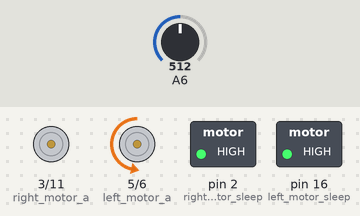
The sketch below on a simulated Arduino Nano, built with avr-gcc and run on an emulated ATmega328P. On the bench: motor-driver pin pairs drawn as motors (green arrow = first pin HIGH = forward, orange = second pin HIGH = backward, longer = more drive), switched loads named in the sketch (green lamp = pin HIGH). Inputs (shaded band) come from the test bench; at power-on: A6 = 512. What the sketch prints to the serial monitor is not drawn.

Above: at 1.2 s.
1.3 s: A6 set to 483
At 2.7 s:
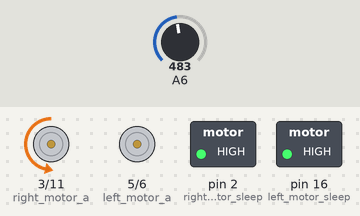
Timing chart, 0 to 4.3 s (numbered marks = the images above; inputs shaded):
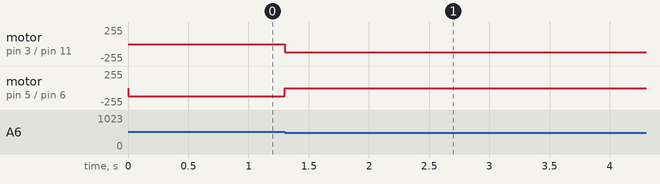

Measured:
- the behaviour switches between 501 and 500 on A6 (found by bisection; images 0 and 1)
- after the input at 1.3 s, motor on pin 3 (right_motor_a) / pin 11 (right_motor_b): stopped → backward 125/255 at once; motor on pin 5 (left_motor_a) / pin 6 (left_motor_b): backward 125/255 → stopped at once

The sketch:

linefollowerV1.ino
```cpp
//each motor is controled by two pins,(plus an enable pin) and depening on what combination of values
//you set the pins to you can get it to move in the desired direction
#define left_motor_sleep 16
#define left_motor_a 5
#define left_motor_b 6
#define left_motor_weight 1 //the final value sent to the motor will be multipled by this. set it between 0 and 1


#define right_motor_sleep 2
#define right_motor_a 3
#define right_motor_b 11
#define right_motor_weight 1 //the final value sent to the motor will be multipled by this. set it between 0 and 1


void setup() {
  // put your setup code here, to run once:
  Serial.begin(9600);
  Serial.println("Initializing");
  pinMode(left_motor_sleep, OUTPUT);
  pinMode(left_motor_a, OUTPUT);
  pinMode(left_motor_b, OUTPUT);
  pinMode(right_motor_sleep, OUTPUT);
  pinMode(right_motor_a, OUTPUT);
  pinMode(right_motor_b, OUTPUT);
  pinMode(A7, INPUT);

  //turn on the motor drivers
  digitalWrite(left_motor_sleep, HIGH);
  digitalWrite(right_motor_sleep, HIGH);


}

void loop() {
  // put your main code here, to run repeatedly:
  if((analogRead(6))>500)
  {
    drive(5,0);
  }
  else
  {
    drive(0,5);
  }


}


void drive(int left_track_speed,int right_track_speed)
{
  //drive Forwards by setting a=1 and b=0. to get different speeds, we PWM one of the pins.
  //The parameters passed in have a value from -10 to 10, of which negitive speeds will drive backwards.
  //Motors will contuniously spin untill either the applyBrake() or coast() functions are called.

  //code for left motor:
  if(left_track_speed>0)
  {
  digitalWrite(left_motor_a, LOW);
  analogWrite(left_motor_b, (left_track_speed*25*left_motor_weight));
  }
  else
  {
    analogWrite(left_motor_a, (left_track_speed*(-25)*left_motor_weight));
    digitalWrite(left_motor_b, LOW);
  }

  //code for right motor:
  if(right_track_speed>0)
  {
  digitalWrite(right_motor_a, LOW);
  analogWrite(right_motor_b, (right_track_speed*25*right_motor_weight));
  }
  else
  {
    analogWrite(right_motor_a, (right_track_speed*(-25)*right_motor_weight));
    digitalWrite(right_motor_b, LOW);
  }

}


void applyBrake()
{
  //sets both bits high, which electricaly connects the motor to itself so that
  //when a rotational force is applied, the motor creates an opposing force acting as brakes
  digitalWrite(left_motor_a, HIGH);
  digitalWrite(left_motor_b, HIGH);
  digitalWrite(right_motor_a, HIGH);
  digitalWrite(right_motor_b, HIGH);
}

void coast()
{
  //sets both pins low, leaving the motor to stop spinning on its own
  digitalWrite(right_motor_a, LOW);
  digitalWrite(right_motor_b, LOW);
  digitalWrite(left_motor_a, LOW);
  digitalWrite(left_motor_b, LOW);
}
```
